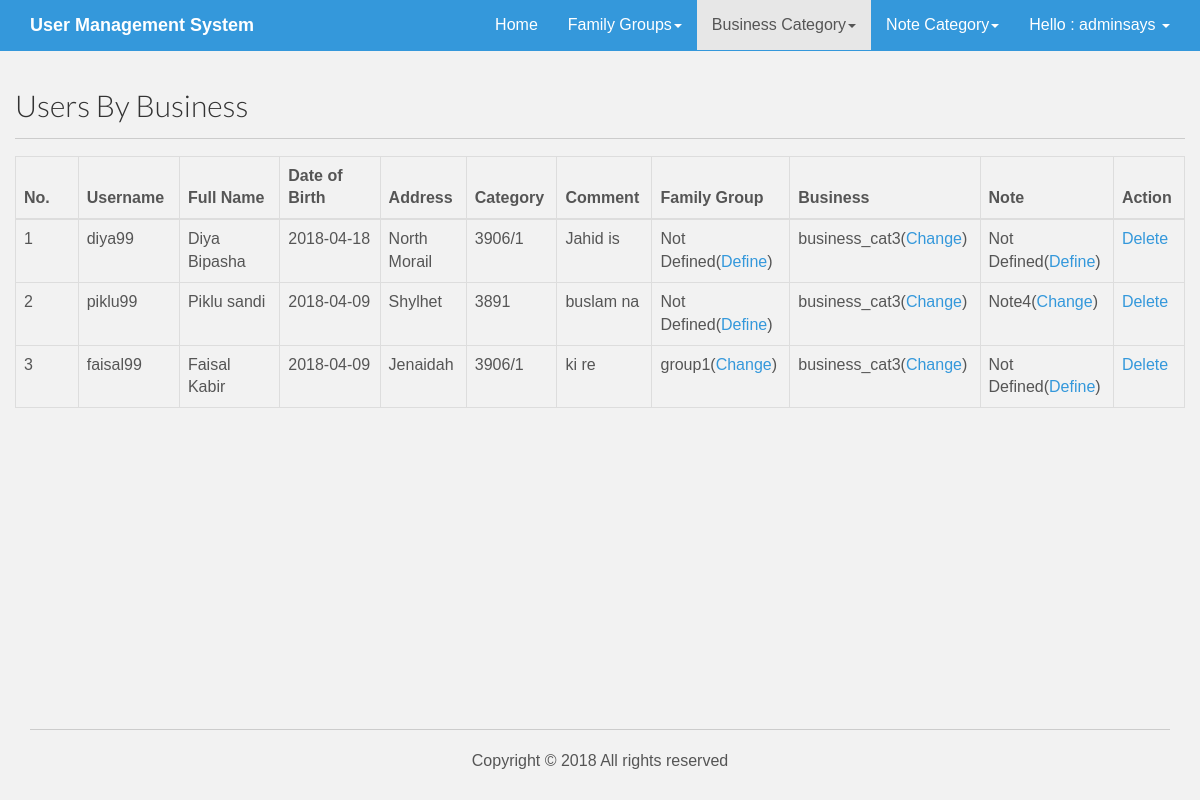
The page /admin/usersbybusiness.php?id=3 (signed in) on the database its author committed.
### tables this page shows
CREATE TABLE `tbl_users` (
  `id` int(16) NOT NULL,
  `username` varchar(255) NOT NULL,
  `password` varchar(255) NOT NULL,
  `first_name` varchar(255) NOT NULL,
  `surname` varchar(255) NOT NULL,
  `date_of_birth` varchar(255) NOT NULL,
  `address` varchar(255) NOT NULL,
  `category` varchar(256) NOT NULL,
  `comment` varchar(256) NOT NULL,
  `group_id` int(16) NOT NULL DEFAULT '0',
  `business_id` int(16) NOT NULL DEFAULT '0',
  `comment_id` int(16) NOT NULL DEFAULT '0'
);

CREATE TABLE `tbl_business` (
  `id` int(16) NOT NULL,
  `name` varchar(255) NOT NULL
);

CREATE TABLE `tbl_comments` (
  `id` int(16) NOT NULL,
  `name` varchar(255) NOT NULL
);

CREATE TABLE `tbl_groups` (
  `id` int(16) NOT NULL,
  `name` varchar(255) NOT NULL
);

### lib/Database.php (called while the page is built, shortened)
<?php
Class Database{
	public $host   = DB_HOST;
	public $user   = DB_USER;
	public $pass   = DB_PASS;
	public $dbname = DB_NAME;
	public $link;
	private function connectDB(){
	$this->link = new mysqli($this->host, $this->user, $this->pass, $this->dbname);
 }
	public function select($query){
		$result = $this->link->query($query) or die($this->link->error.__LINE__);
		if($result->num_rows > 0){
			return $result;
		} else {
			return false;
		}
	}
}

### admin/usersbybusiness.php (the view, shortened to what this page needs)
<?php include 'inc/header.php'; ?>
    <div class="container">
      <div class="row">
        <h2>Users By Business</h2><hr>
           <?php
   if (isset($_GET['id'])) {
      $id = $_GET['id'];
    }
  ?>
             <?php
          $query = "SELECT * from tbl_users WHERE business_id=$id order by id DESC";
          $users = $db->select($query);
          if($users){ ?>
            <table class="table table-bordered" id="example">
                <thead>
                  <tr>
                    <th width="5%">No.</th>
                    <th width="8%">Username</th>
                    <th width="8%">Full Name</th>
                    <th width="8%">Date of Birth</th>
                    <th width="5%">Address</th>
                    <th width="5%">Category</th>
                    <th width="5%">Comment</th>
                    <th width="5%">Family Group</th>
                    <th width="5%">Business</th>
                    <th width="5%">Note</th>
                    <th width="5%">Action</th>
                  </tr>
                </thead>
                <tbody>
                    <?php $i=0;
                      while ($result = $users->fetch_assoc()) { $i++; $userid=$result['id'];?>
                        <tr class="odd gradeX">
                          <td><?php echo $i; ?></td>
                          <td><?php echo $result['username']; ?></td>
                          <td><?php echo $result['first_name'].' '.$result['surname']; ?></td>
                          <td><?php echo $result['date_of_birth']; ?></td>
                          <td><?php echo $result['address']; ?></td>
                          <td><?php echo $result['category']; ?></td>
                          <td><?php echo $result['comment']; ?></td>
                          <td><?php
                          if($result['group_id']){
                            $id = $result['group_id'];
                $query = "select * from tbl_groups where id='$id'";
                $category = $db->select($query);
                if($category){
                while ($result2 = $category->fetch_assoc()) {
                  echo $result2['name'].'('."<a href='changegroup.php?groupid=$id&userid=$userid'>Change</a>".')';
                  }
                }
                          } else {
                            echo 'Not Defined'.'('."<a href='assigngroup.php?userid=$userid'>Define</a>".')';
                          }
                          ?></td>
                          <td><?php
                          if($result['business_id']){
                            $id = $result['business_id'];
                $query = "select * from tbl_business where id='$id'";
                $category = $db->select($query);
                if($category){
                while ($result2 = $category->fetch_assoc()) {
                  echo $result2['name'].'('."<a href='changebusiness.php?businessid=$id&userid=$userid'>Change</a>".')';
                  }
                }
                          } else {
                            echo 'Not Defined'.'('."<a href='assignbusiness.php?userid=$userid'>Define</a>".')';
                          }
                          ?></td>
                          <td><?php
                          if($result['comment_id']){
                            $id = $result['comment_id'];
                $query = "select * from tbl_comments where id='$id'";
                $category = $db->select($query);
                if($category){
                while ($result2 = $category->fetch_assoc()) {
                  echo $result2['name'].'('."<a href='changecomment.php?commentid=$id&userid=$userid'>Change</a>".')';
                  }
                }
                          } else {
                            echo 'Not Defined'.'('."<a href='assigncomment.php?userid=$userid'>Define</a>".')';
                          }
                          ?></td>
                          <td><a onclick="return confirm('Are you sure to delete');" href="?del=<?php echo $result2['id']; ?>">Delete</a></td>
                        <?php } ?>
                </tbody>
              </table>
               <?php
                    }else{
                      echo '<center><h2 style="color:red">No user request found...</h2></center>';
                    }
                     ?>
      </div>
    </div>
<?php include 'inc/footer.php'; ?>

### assets/css/main.css (style rules this page uses)
body { background-color: #f2f2f2; font-family: 'Lato', sans-serif; font-weight: 300; font-size: 16px; color: #555; -webkit-font-smoothing: antialiased; -webkit-overflow-scrolling: touch; }
h1, h2, h3, h4, h5, h6 { font-family: 'Lato', sans-serif; font-weight: 300; color: #333; }
a { color: #3498db; word-wrap: break-word; -webkit-transition: color 0.1s ease-in, background 0.1s ease-in; -moz-transition: color 0.1s ease-in, background 0.1s ease-in; -ms-transition: color 0.1s ease-in, background 0.1s ease-in; -o-transition: color 0.1s ease-in, background 0.1s ease-in; transition: color 0.1s ease-in, background 0.1s ease-in; }
a:before, a:after { -webkit-transition: color 0.1s ease-in, background 0.1s ease-in; -moz-transition: color 0.1s ease-in, background 0.1s ease-in; -ms-transition: color 0.1s ease-in, background 0.1s ease-in; -o-transition: color 0.1s ease-in, background 0.1s ease-in; transition: color 0.1s ease-in, background 0.1s ease-in; }
hr { display: block; height: 1px; border: 0; border-top: 1px solid #ccc; margin: 1em 0; padding: 0; }
html, body { margin:0; padding:0; height:100%; }

### admin/inc/header.php (style rules this page uses)
* { box-sizing: border-box; }
body { margin: 0; font-family: Arial, Helvetica, sans-serif; }

### rows shown on the page
tbl_users: username "diya99", first_name "Diya", surname "Bipasha", date_of_birth "2018-04-18", address "North Morail", category "3906/1", comment "Jahid is"
tbl_business: name "business_cat3"
tbl_users: username "piklu99", first_name "Piklu", surname "sandi", date_of_birth "2018-04-09", address "Shylhet", category "3891", comment "buslam na"
tbl_comments: name "Note4"
tbl_users: username "faisal99", first_name "Faisal", surname "Kabir", date_of_birth "2018-04-09", address "Jenaidah", category "3906/1", comment "ki re"
tbl_groups: name "group1"

### other values the page prints
Session::get('username') "adminsays"
